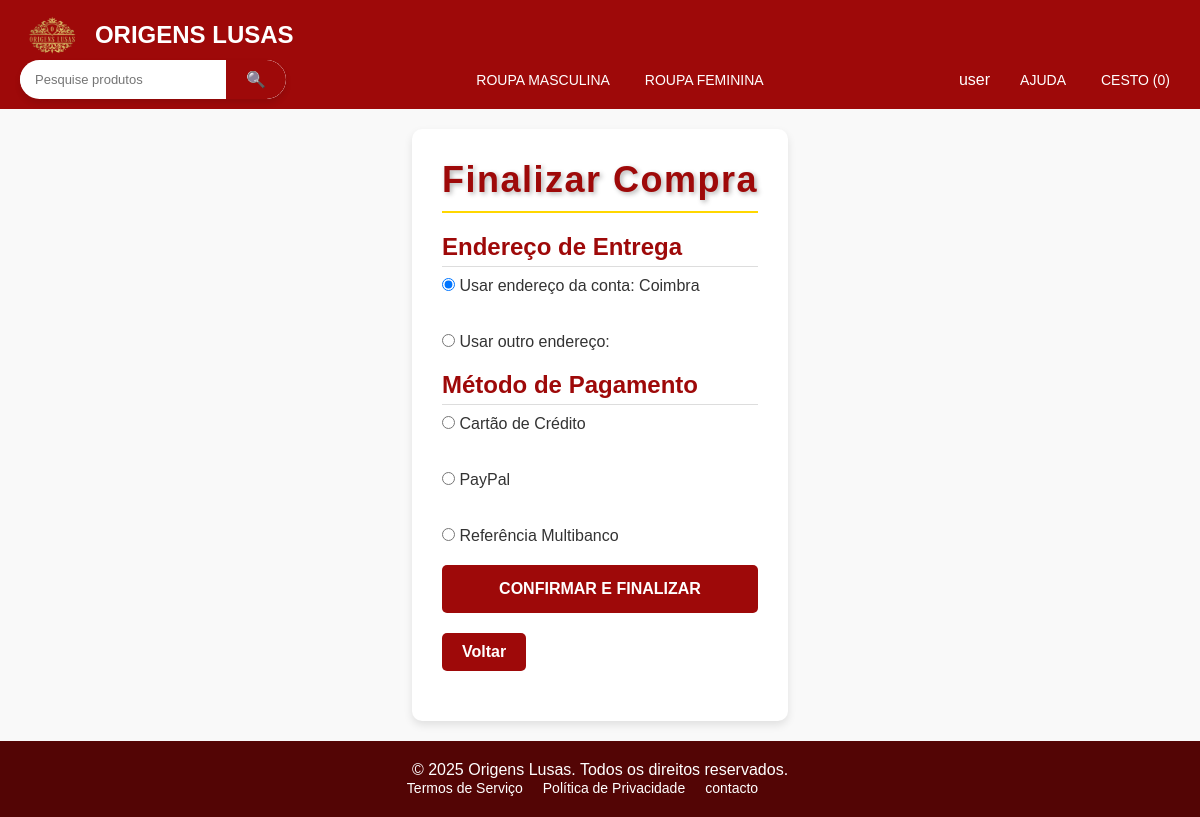
The page /carrinho/escolha_compra.php (signed in) on the database as committed earlier.
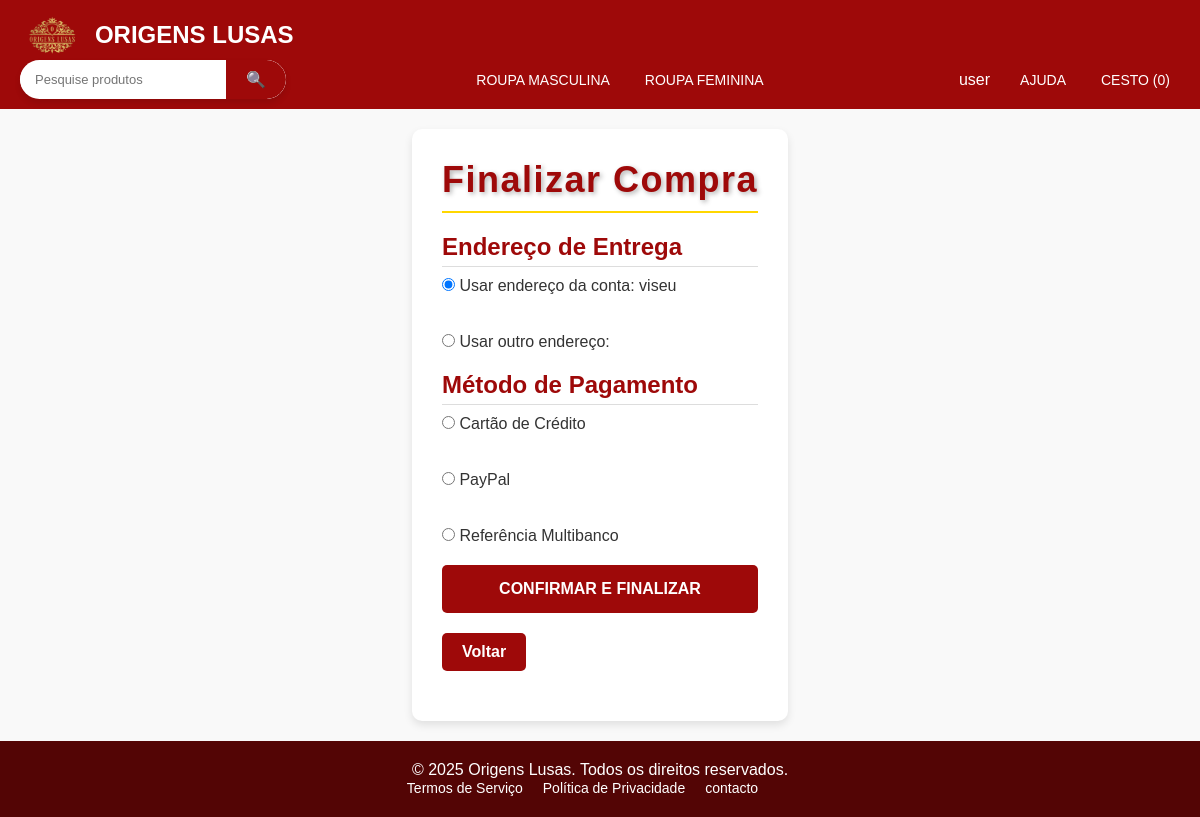
The same page on the database as committed later.
### tables this page shows
CREATE TABLE `users` (
  `id` int(11) NOT NULL,
  `username` varchar(100) NOT NULL,
  `email` varchar(100) NOT NULL,
  `password` varchar(255) NOT NULL,
  `created_at` timestamp NOT NULL DEFAULT current_timestamp(),
  `address` varchar(255) DEFAULT NULL,
  `is_admin` tinyint(1) DEFAULT 0,
  `active` tinyint(1) DEFAULT 1
);

### carrinho/escolha_compra.php (the view, shortened to what this page needs)
<?php
$userId = $_SESSION['user_id'];
require_once '../includes/db_connection.php';
try {
    $stmt = $pdo->prepare("SELECT address FROM users WHERE id = :user_id");
    $stmt->execute(['user_id' => $userId]);
    $user = $stmt->fetch(PDO::FETCH_ASSOC);
    $defaultAddress = $user['address'] ?? '';
    $success = $error = '';
} catch (PDOException $e) {
    die("Erro ao conectar com a base de dados: " . $e->getMessage());
}
?>
<!DOCTYPE html>
<html lang="en">
<head>
    <link rel="stylesheet" href="../css/style.css">
</head>
<body class="checkout">
    <?php include('../includes/header.php'); ?>
    <main>
        <div class="purchase-options-container">
            <h1>Finalizar Compra</h1>
            <?php if (empty($success)): ?>
                <form method="POST" action="">
                    <div class="form-section">
                        <h2>Endereço de Entrega</h2>
                        <label>
                            <input type="radio" name="address_option" value="default" checked onclick="toggleAddressInput(false)">
                            Usar endereço da conta: <?php echo htmlspecialchars($defaultAddress ?: 'Não fornecida'); ?>
                        </label><br>
                        <label>
                            <input type="radio" name="address_option" value="other" onclick="toggleAddressInput(true)">
                            Usar outro endereço:
                        </label>
                    </div>
                    <div class="form-section">
                        <h2>Método de Pagamento</h2>
                        <label>
                            <input type="radio" name="payment_method" value="Cartão de Crédito" required> Cartão de Crédito
                        </label><br>
                        <label>
                            <input type="radio" name="payment_method" value="PayPal" required> PayPal
                        </label><br>
                        <label>
                            <input type="radio" name="payment_method" value="Referência Multibanco" required> Referência Multibanco
                        </label>
                    </div>
                    <div class="form-section">
                        <button type="submit" class="finalize-button">Confirmar e Finalizar</button>
                        <button type="button" onclick="history.back()" class="back-button">Voltar</button>
                    </div>
                </form>
            <?php endif; ?>
        </div>
    </main>
    <?php include('../includes/footer.php'); ?>
</body>
</html>

### includes/header.php (shortened to what this page needs)
<?php
require_once '../includes/db_connection.php';
try {
    $cartCount = 0;
    if (isset($_SESSION['user_id'])) {
        $stmt = $pdo->prepare('SELECT SUM(quantity) AS total_quantity FROM cart WHERE user_id = :user_id');
        $stmt->execute(['user_id' => $_SESSION['user_id']]);
        $result = $stmt->fetch(PDO::FETCH_ASSOC);
        $cartCount = $result['total_quantity'] ?? 0;
    }
    $userName = null;
    if (isset($_SESSION['user_id'])) {
        $stmt = $pdo->prepare('SELECT username, is_admin FROM users WHERE id = :id');
        $stmt->execute(['id' => $_SESSION['user_id']]);
        $user = $stmt->fetch(PDO::FETCH_ASSOC);
        if ($user) {
            $userName = $user['username'];
        }
    }
} catch (PDOException $e) {
    die("Erro ao conectar com a base de dados: " . $e->getMessage());
}
?>
<header>
    <div class="container">
        <div class="logo-container">
            <img src="../images/logo_novo.png" alt="Logo Origens Lusas" class="logo-img">
            <a href="../index.php" class="logo-text">ORIGENS LUSAS</a>
        </div>
    </div>
    <div class="container">
        <div class="search-hamburger-container">
            <form action="../includes/search.php" method="GET" class="search-bar">
                <input type="text" name="query" placeholder="Pesquise produtos" value="<?= htmlspecialchars($_GET['query'] ?? '') ?>">
                <button type="submit">🔍</button>
            </form>
        </div>
        <ul class="nav-links">
            <li><a href="../categorias/male.php">ROUPA MASCULINA</a></li>
            <li><a href="../categorias/female.php">ROUPA FEMININA</a></li>
        </ul>
        <ul class="actions">
            <?php if ($userName): ?>
                <li class="user-menu-container">
                    <div id="user-name" onclick="toggleUserMenu()">
                        <?= htmlspecialchars($userName) ?>
                    </div>
                </li>
            <?php else: ?>
                <li><a href="../login/login.php">Login</a></li>
            <?php endif; ?>
            <li><a href="../informacao/help.php">AJUDA</a></li>
            <li><a href="../carrinho/cart.php" class="cart-count">CESTO (<span id="cart-counter"><?= $cartCount ?></span>)</a></li>
        </ul>
    </div>
</header>

Rows that differ between the two databases and show on the page:
changed users "user": address "Coimbra" → "viseu"
Other text that changed with them:
form field address_option: "☑ Usar endereço da conta: Coimbr" → "☑ Usar endereço da conta: viseu"
